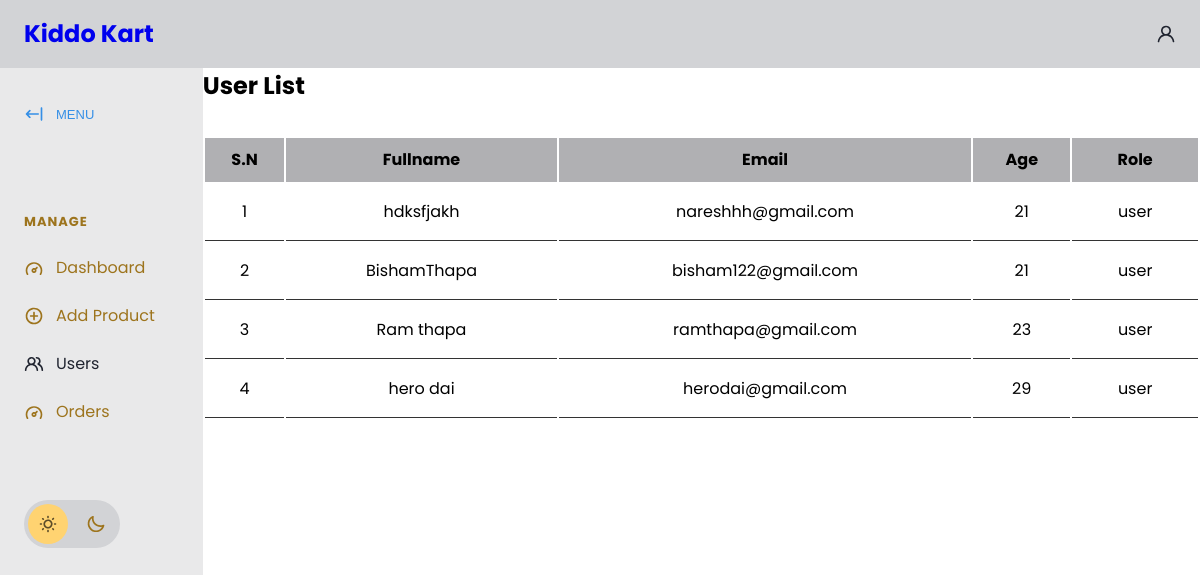
The app's page /php/userlist.php, older data.
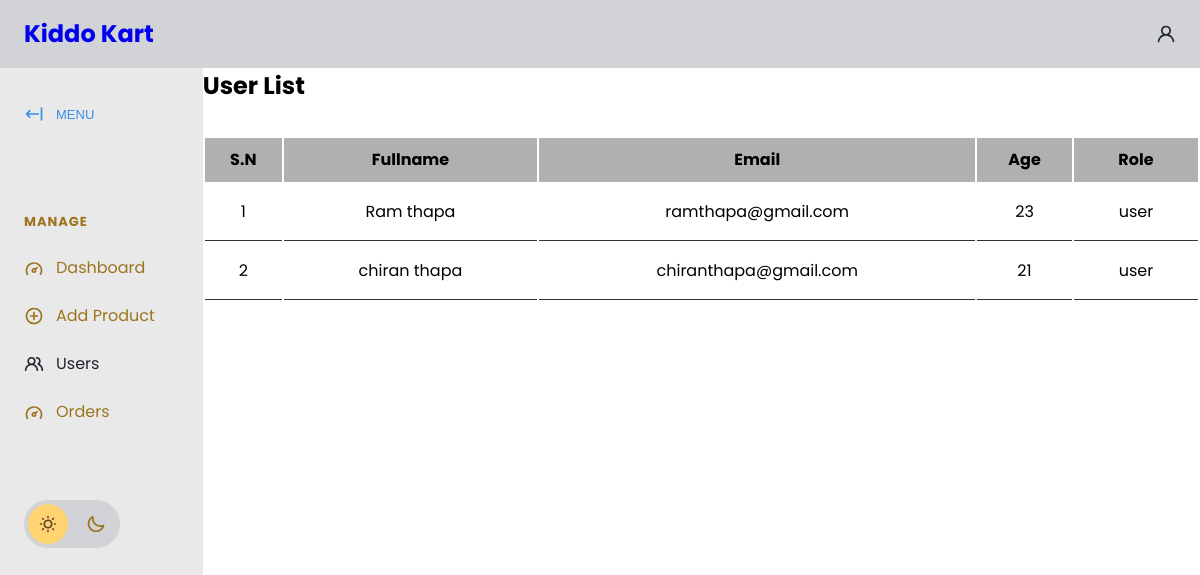
The same page, newer data.
### tables this page shows
CREATE TABLE `users` (
  `ID` int(11) NOT NULL,
  `Username` varchar(100) DEFAULT NULL,
  `Email` varchar(100) DEFAULT NULL,
  `Password` varchar(100) DEFAULT NULL,
  `Age` int(11) DEFAULT NULL,
  `UserRole` varchar(10) NOT NULL
);

### php/userlist.php (the view, shortened to what this page needs)
<?php
include_once('connection.php');
?>
<!DOCTYPE html>
<html lang="en">
<head>
    <link rel="stylesheet" href="https://cdn.jsdelivr.net/npm/modern-normalize@1.1.0/modern-normalize.min.css">
    <link rel="stylesheet" href="app.css">
    <link rel="stylesheet" href="./product.css">
</head>
<body>
    <header id="main-header">
        <nav>
            <ul>
                <li id="main-header__logo">
                    <a href="./admindb.html">
                    <h1>Kiddo Kart</h1>
                    </a>
                </li>
            </ul>
            <a href="#">
                <svg>
                    <use xlink:href="#icon-user"></use>
                </svg>
            </a>
        </nav>
    </header>
    <section id="main">
        <div id="sidebar">
            <button id="sidebar__collapse">
                <svg>
                    <use xlink:href="#icon-collapse"></use>
                </svg>
                <span>MENU</span>
            </button>
            <nav id="sidebar__nav">
                <ul>
                    <li class="menu-heading"><span>Manage</span></li>
                    <li>
                        <a href="admindb.php">
                            <svg>
                                <use xlink:href="#icon-dashboard"></use>
                            </svg>
                            <span>Dashboard</span>
                        </a>
                    </li>
                    <li>
                        <a href="./addproduct.php">
                            <svg>
                                <use xlink:href="#icon-add"></use>
                            </svg>
                            <span>Add Product</span>
                        </a>
                    </li>
                    <li>
                        <a href="#" class="active">
                            <svg>
                                <use xlink:href="#icon-users"></use>
                            </svg>
                            <span>Users</span>
                        </a>
                    </li>
                    <li>
                    <li>
                        <a href="viewproducts.php" >
                            <svg>
                                <use xlink:href="#icon-dashboard"></use>
                            </svg>
                            <span>Orders</span>
                        </a>
                    </li>
            </nav>
            <div id="sidebar__theme-switcher">
                <svg id="sidebar__theme-switcher__sun">
                    <use xlink:href="#icon-sun"></use>
                </svg>
                <svg id="sidebar__theme-switcher__moon">
                    <use xlink:href="#icon-moon"></use>
                </svg>
            </div>
        </div>
        <div class="form-container">
            <h1>User List</h1>
            <div class="admin-product-form-container">
                <?php
                $select = mysqli_query($conn, "SELECT * FROM users where UserRole = 'user'");
                $sn = 1;
                ?>
                <div class="product-display">
                    <table class="product-display-table">
                        <thead>
                            <tr>
                                <th>S.N</th>
                                <th>Fullname</th>
                                <th>Email</th>
                                <th>Age</th>
                                <th>Role</th>
                            </tr>
                        </thead>
                        <?php while ($row = mysqli_fetch_assoc($select)) {
                            ?>
                            <tr>
                                <td>
                                    <?php echo $sn++; ?>
                                </td>
                                <td>
                                    <?php echo $row['Username']; ?>
                                </td>
                                <td>
                                    <?php echo $row['Email']; ?>
                                </td>
                                <td>
                                    <?php echo $row['Age'] ?>
                                </td>
                                <td>
                                    <?php echo $row['UserRole'] ?>
                                </td>
                            </tr>
                        <?php } ?>
                    </table>
                </div>
            </div>
</body>
</html>

Row changes from the older to the newer data that the page shows:
removed users: Username "hdksfjakh", Email "nareshhh@gmail.com", Age "21", UserRole "user"
removed users: Username "BishamThapa", Email "bisham122@gmail.com", Age "21", UserRole "user"
removed users: Username "hero dai", Email "herodai@gmail.com", Age "29", UserRole "user"
added users: Username "chiran thapa", Email "chiranthapa@gmail.com", Age "21", UserRole "user"
